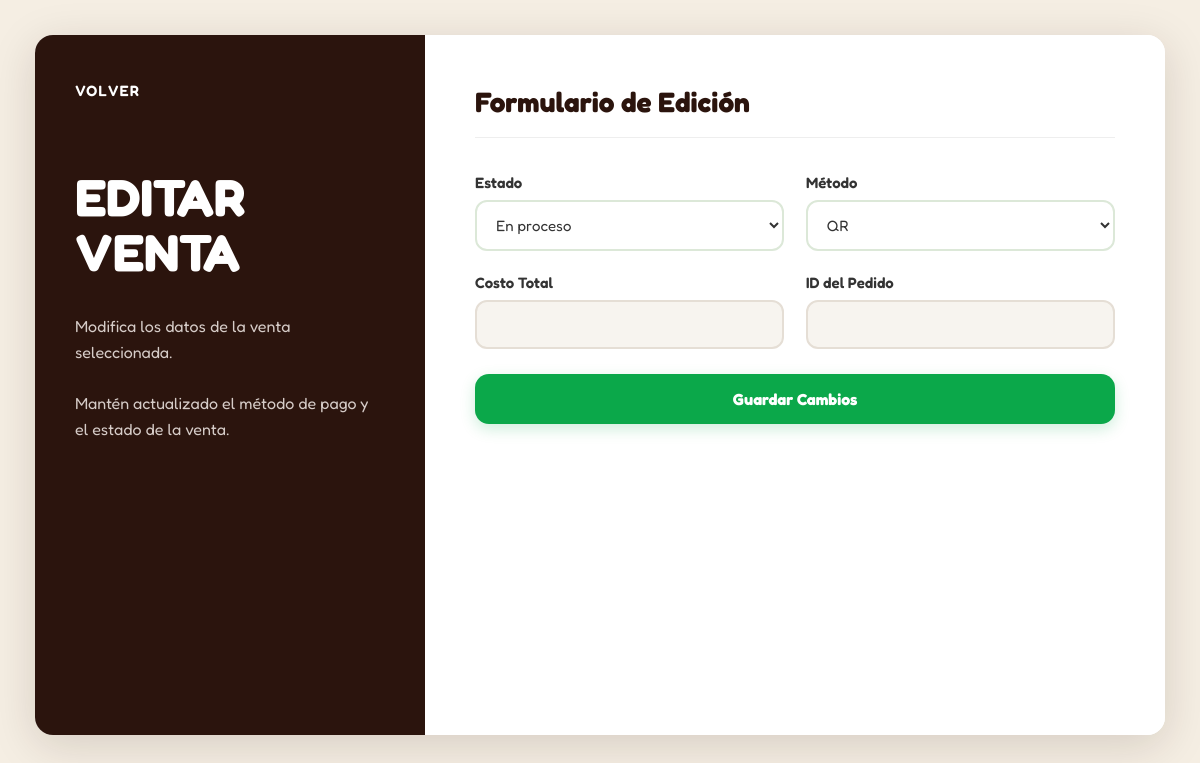
The page /Ventas/registroeditarventa.php?id=2 on the database as committed earlier.
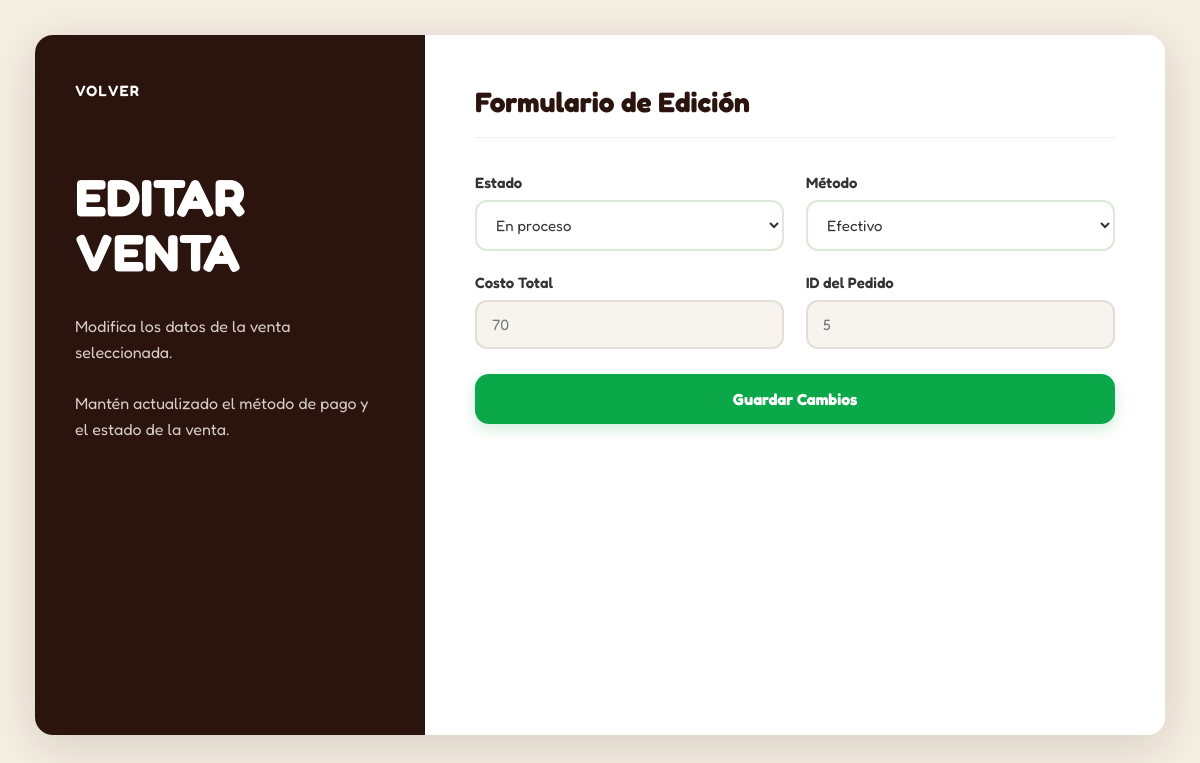
The same page on the database as committed later.
### tables this page shows
CREATE TABLE IF NOT EXISTS `ventas` (
  `id` INT NOT NULL AUTO_INCREMENT,
  `estado` VARCHAR(45) NULL,
  `metodo` VARCHAR(45) NULL,
  `costototal` INT NULL,
  `pedidos_id` INT NOT NULL,
  PRIMARY KEY (`id`, `pedidos_id`),
  CONSTRAINT `fk_ventas_pedidos1`
    FOREIGN KEY (`pedidos_id`)
    REFERENCES `pedidos` (`id`)
    ON DELETE NO ACTION
    ON UPDATE NO ACTION);

### Ventas/registroeditarventa.php (the view, shortened to what this page needs)
<?php
$conexion = new mysqli("localhost", "root", "", "organiczoneBD");
$id = $_GET['id'];
$sql = "SELECT * FROM ventas WHERE id = $id";
$resultado = $conexion->query($sql);
$fila = $resultado->fetch_assoc();
$estado = $fila['estado'];
$metodo = $fila['metodo'];
?>
<!DOCTYPE html>
<html lang="es">
<head>
</head>
<body>
<section class="principal-grid">
    <section class="section-negro">
        <nav class="nav-inner">
            <a href="leerventas.php">
                VOLVER
            </a>
        </nav>
        <h1 class="contrato-titulo">
            EDITAR<br>
            VENTA
        </h1>
        <p class="desc">
            Modifica los datos de la venta seleccionada.<br><br>
            Mantén actualizado el método de pago
            y el estado de la venta.
        </p>
    </section>
    <section class="section-blanco">
        <h2>
            Formulario de Edición
        </h2>
        <form
            class="forma"
            action="editarventa.php"
            method="post"
        >
            <div class="fil">
                <div>
                    <label>
                        Estado
                    </label>
                    <select
                        name="estado"
                        required
                    >
                        <option
                            value="En proceso"
                            <?= ($estado == "En proceso") ? "selected" : "" ?>
                        >
                            En proceso
                        </option>
                    </select>
                </div>
                <div>
                    <label>
                        Método
                    </label>
                    <select
                        name="metodo"
                        required
                    >
                        <option
                            value="QR"
                            <?= ($metodo == "QR") ? "selected" : "" ?>
                        >
                            QR
                        </option>
                        <option
                            value="Efectivo"
                            <?= ($metodo == "Efectivo") ? "selected" : "" ?>
                        >
                            Efectivo
                        </option>
                    </select>
                </div>
                <div>
                    <label>
                        Costo Total
                    </label>
                    <input
                        type="number"
                        value="<?= $fila['costototal'] ?>"
                        readonly
                    >
                </div>
                <div>
                    <label>
                        ID del Pedido
                    </label>
                    <input
                        type="number"
                        value="<?= $fila['pedidos_id'] ?>"
                        readonly
                    >
                </div>
            </div>
            <button type="submit">
                Guardar Cambios
            </button>
        </form>
    </section>
</section>
</body>
</html>

Rows that differ between the two databases and show on the page:
added ventas: estado "En proceso", metodo "Efectivo", costototal "70", pedidos "5"
Other text that changed with them:
form field estado: "En proceso" → (not shown)
form field metodo: "QR" → (not shown)
